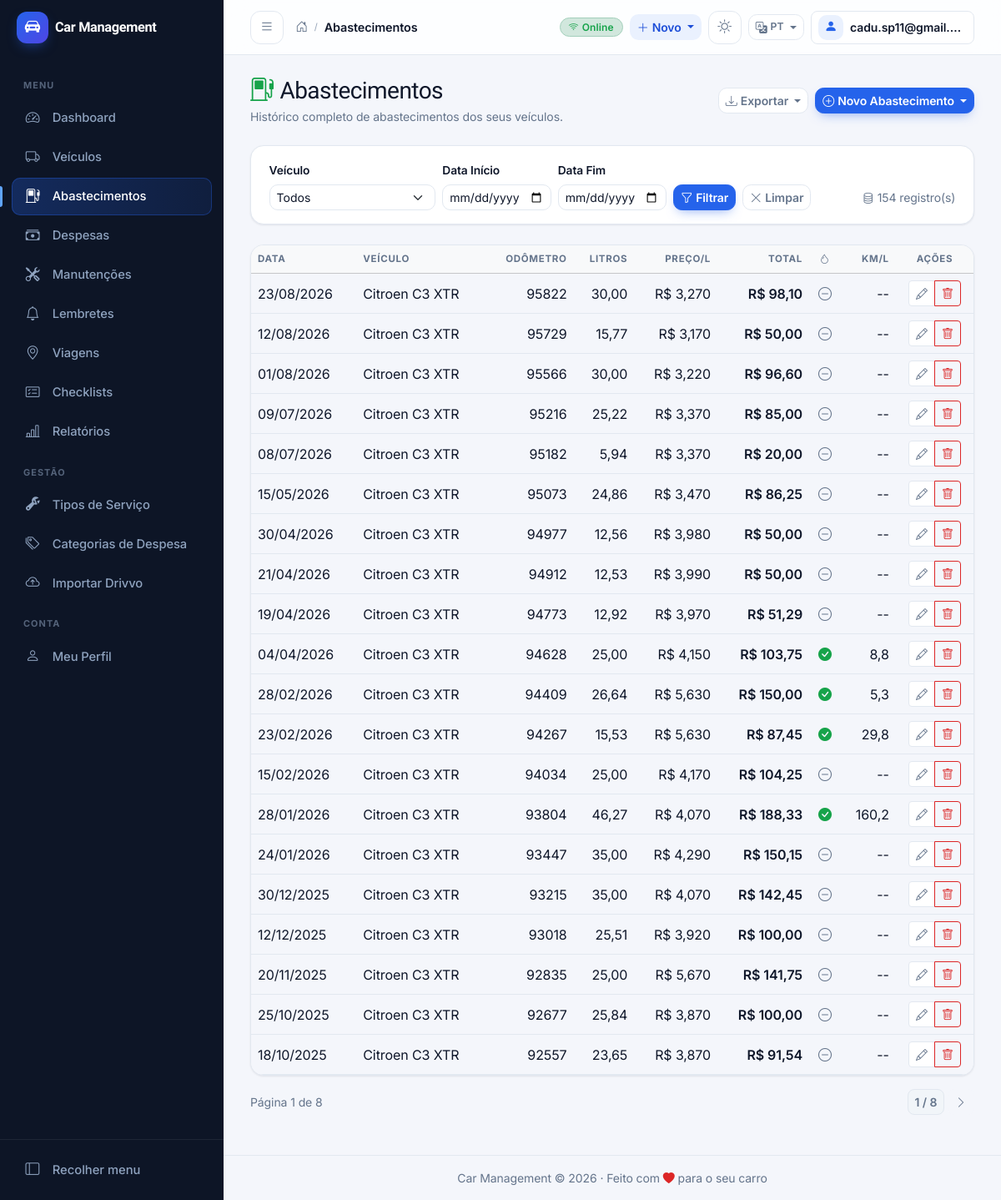
The page /fuel/ (signed in) on the database as committed earlier.
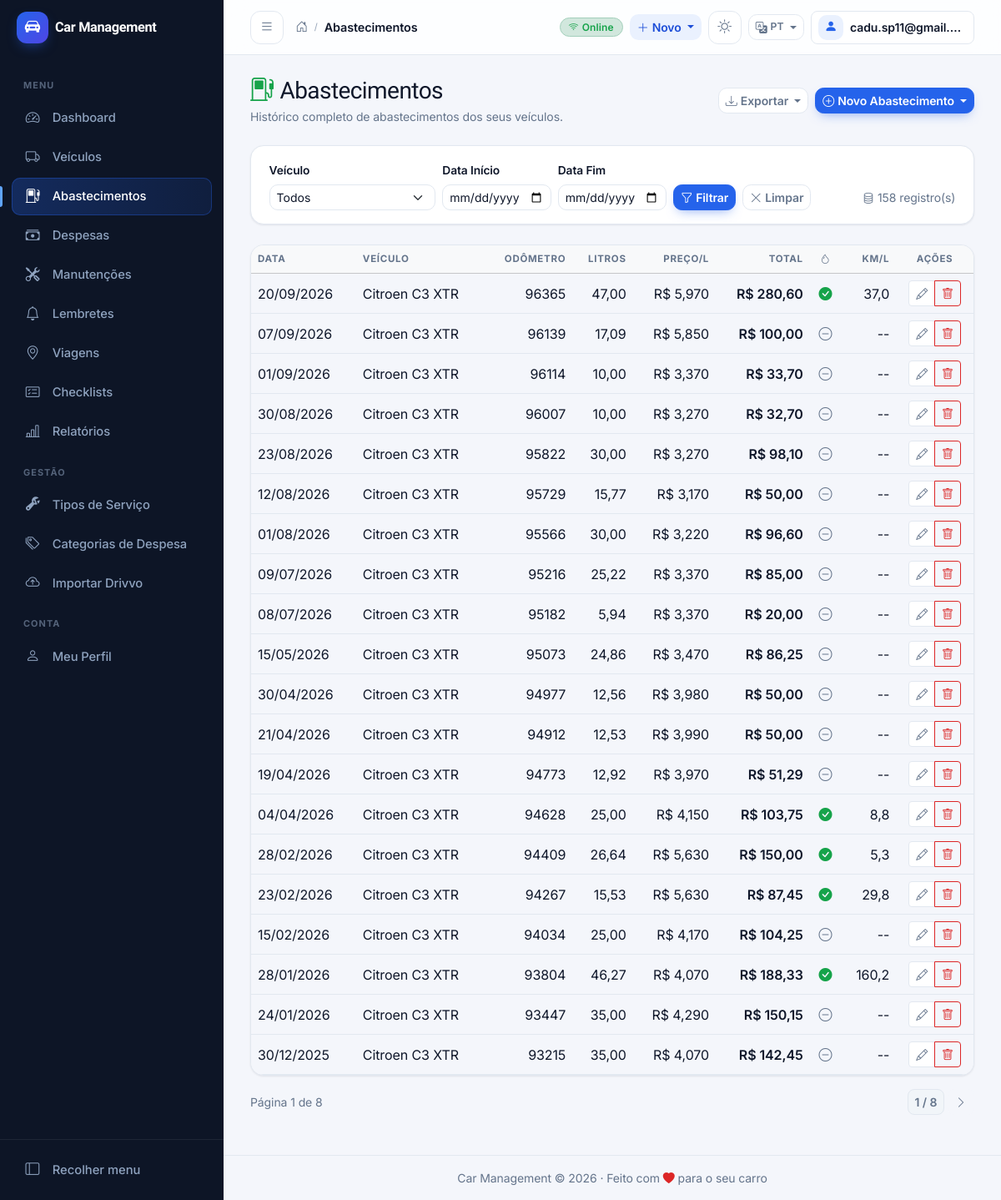
The same page on the database as committed later.
### apps/fuel/models.py (models this page shows, shortened)
class Refueling(models.Model):
    id = models.UUIDField(primary_key=True, default=uuid.uuid4, editable=False)
    vehicle = models.ForeignKey(
        "vehicles.Vehicle",
        on_delete=models.CASCADE,
        related_name="refuelings",
        verbose_name=_("vehicle"),
    )
    occurred_at = models.DateField(_("date"))
    station_name = models.CharField(
        _("station name"),
        max_length=100,
        blank=True,
        help_text=_("Name of the gas station"),
    )
    odometer = models.PositiveIntegerField(
        _("odometer (km)"),
        help_text=_("Current odometer reading"),
    )
    liters = models.DecimalField(
        _("liters"),
        max_digits=8,
        decimal_places=3,
        help_text=_("Amount of fuel in liters"),
    )
    total_amount = models.DecimalField(
        _("total amount"),
        max_digits=10,
        decimal_places=2,
        help_text=_("Total amount paid"),
    )
    price_per_liter = models.DecimalField(
        _("price per liter"),
        max_digits=8,
        decimal_places=4,
        blank=True,
        null=True,
        help_text=_("Price per liter (calculated if not provided)"),
    )
    fuel_type = models.ForeignKey(
        FuelType,
        on_delete=models.SET_NULL,
        null=True,
        blank=True,
        related_name="refuelings",
        verbose_name=_("fuel type"),
    )
    is_full_tank = models.BooleanField(
        _("full tank"),
        default=True,
        help_text=_("Was the tank filled to full?"),
    )
    is_partial = models.BooleanField(
        _("partial"),
        default=False,
        help_text=_("Was this a partial refueling?"),
    )
    missed_previous_fillup = models.BooleanField(
        _("missed previous fillup"),
        default=False,
        help_text=_("Did you miss recording the previous full tank?"),
    )
    notes = models.TextField(_("notes"), blank=True)
    attachment = models.FileField(
        _("attachment"),
        upload_to=fuel_attachment_upload_path,
        blank=True,
        null=True,
    )
    consumption_km_l = models.DecimalField(
        _("consumption (km/l)"),
        max_digits=8,
        decimal_places=2,
        blank=True,
        null=True,
        help_text=_("Calculated fuel consumption in km/l"),
    )
    distance_since_last_full = models.PositiveIntegerField(
        _("distance since last full"),
        blank=True,
        null=True,
        help_text=_("Distance traveled since last full tank"),
    )
    cost_per_km = models.DecimalField(
        _("cost per km"),
        max_digits=8,
        decimal_places=4,
        blank=True,
        null=True,
        help_text=_("Cost per kilometer"),
    )
    is_outlier = models.BooleanField(
        _("outlier"),
        default=False,
        help_text=_("Is this consumption an outlier?"),
    )
    created_at = models.DateTimeField(_("created at"), auto_now_add=True)
    updated_at = models.DateTimeField(_("updated at"), auto_now=True)
    class Meta:
        verbose_name = _("refueling")
        verbose_name_plural = _("refuelings")
        db_table = "fuel_refueling"
        ordering = ["-occurred_at", "-odometer"]
        indexes = [
            models.Index(fields=["vehicle", "occurred_at"]),
            models.Index(fields=["vehicle", "odometer"]),
            models.Index(fields=["vehicle", "is_full_tank", "occurred_at"]),
        ]

### apps/vehicles/models.py (models this page shows, shortened)
class Vehicle(models.Model):
    id = models.UUIDField(primary_key=True, default=uuid.uuid4, editable=False)
    owner_primary = models.ForeignKey(
        settings.AUTH_USER_MODEL,
        on_delete=models.CASCADE,
        related_name="vehicles",
        verbose_name=_("primary owner"),
    )
    name = models.CharField(_("name"), max_length=100)
    brand = models.CharField(_("brand"), max_length=100)
    model = models.CharField(_("model"), max_length=100)
    version = models.CharField(_("version"), max_length=100, blank=True)
    year = models.PositiveIntegerField(_("year"))
    plate = models.CharField(
        _("plate"),
        max_length=20,
        blank=True,
        help_text=_("Vehicle license plate"),
    )
    color = models.CharField(_("color"), max_length=50, blank=True)
    vehicle_type = models.CharField(
        _("vehicle type"),
        max_length=20,
        choices=VehicleType.choices,
        default=VehicleType.CAR,
    )
    fuel_control_type = models.CharField(
        _("fuel control type"),
        max_length=10,
        choices=FuelControlType.choices,
        default=FuelControlType.SINGLE,
    )
    initial_odometer = models.PositiveIntegerField(
        _("initial odometer"),
        default=0,
        help_text=_("Odometer reading when vehicle was added"),
    )
    current_odometer_cache = models.PositiveIntegerField(
        _("current odometer"),
        default=0,
        help_text=_("Cached current odometer reading (updated on each record)"),
    )
    is_active = models.BooleanField(_("active"), default=True)
    notes = models.TextField(_("notes"), blank=True)
    photo = models.ImageField(
        _("photo"),
        upload_to="vehicles/",
        blank=True,
        null=True,
    )
    created_at = models.DateTimeField(_("created at"), auto_now_add=True)
    updated_at = models.DateTimeField(_("updated at"), auto_now=True)
    class Meta:
        verbose_name = _("vehicle")
        verbose_name_plural = _("vehicles")
        db_table = "vehicles_vehicle"
        ordering = ["-created_at"]
        indexes = [
            models.Index(fields=["owner_primary", "is_active"]),
            models.Index(fields=["owner_primary", "name"]),
            models.Index(fields=["plate"]),
        ]

### apps/fuel/views.py (the view)
# urls.py: path("", views.RefuelingListView.as_view(), name="list"),
class RefuelingListView(LoginRequiredMixin, ListView):
    model = Refueling
    template_name = "fuel/refueling_list.html"
    context_object_name = "refuelings"
    paginate_by = 20
    def get_queryset(self):
        queryset = Refueling.objects.filter(
            vehicle__owner_primary=self.request.user,
        ).select_related("vehicle", "fuel_type")
        vehicle_id = self.request.GET.get("vehicle")
        if vehicle_id:
            queryset = queryset.filter(vehicle_id=vehicle_id)
        start_date = self.request.GET.get("start_date")
        end_date = self.request.GET.get("end_date")
        if start_date:
            queryset = queryset.filter(occurred_at__gte=start_date)
        if end_date:
            queryset = queryset.filter(occurred_at__lte=end_date)
        return queryset.order_by("-occurred_at", "-odometer")
    def get_context_data(self, **kwargs):
        context = super().get_context_data(**kwargs)
        context["vehicles"] = Vehicle.objects.filter(
            owner_primary=self.request.user,
            is_active=True,
        )
        context["selected_vehicle"] = self.request.GET.get("vehicle")
        return context

### templates/fuel/refueling_list.html (shortened to what the changed rows need)
{% extends "base.html" %}
{% block content %}
<div class="cm-page">
    <div class="d-flex flex-wrap justify-content-between align-items-center gap-2 mb-4">
        <div>
            <h1 class="h3 mb-1"><i class="bi bi-fuel-pump me-2 text-success"></i>Abastecimentos</h1>
        </div>
    </div>
    <div class="card mb-4">
        <div class="card-body py-3">
            <form method="get" class="row g-2 align-items-end"
                  hx-get="{% url 'fuel:list' %}"
                  hx-target="#fuelTableCard"
                  hx-select="#fuelTableCard"
                  hx-swap="outerHTML"
                  hx-trigger="change delay:350ms, submit">
                <div class="col-12 col-md-5 d-flex align-items-center gap-2">
                    <button type="submit" class="btn btn-sm btn-primary"><i class="bi bi-funnel me-1"></i>Filtrar</button>
                    <a href="{% url 'fuel:list' %}" class="btn btn-sm btn-outline-secondary"><i class="bi bi-x-lg me-1"></i>Limpar</a>
                    {% if page_obj %}
                    <span class="ms-auto text-muted small"><i class="bi bi-database me-1"></i>{{ page_obj.paginator.count }} registro(s)</span>
                    {% endif %}
                </div>
            </form>
        </div>
    </div>
    {% if refuelings %}
    <div id="fuelTableCard">
        <div class="d-none d-md-block">
            <div class="cm-table-wrap">
                <div class="cm-table-scroll">
                    <table class="table table-hover mb-0">
                        <thead class="table-light">
                            <tr>
                                <th>Data</th>
                                <th>Veículo</th>
                                <th class="text-end">Odômetro</th>
                                <th class="text-end">Litros</th>
                                <th class="text-end d-none d-md-table-cell">Preço/L</th>
                                <th class="text-end">Total</th>
                                <th class="text-center d-none d-md-table-cell" title="Tanque cheio"><i class="bi bi-droplet"></i></th>
                                <th class="text-end d-none d-lg-table-cell">km/l</th>
                                <th class="text-center">Ações</th>
                            </tr>
                        </thead>
                        <tbody>
                            {% for refueling in refuelings %}
                            <tr>
                                <td class="text-nowrap">{{ refueling.occurred_at|date:"d/m/Y" }}</td>
                                <td>{{ refueling.vehicle.name }}</td>
                                <td class="text-end">{{ refueling.odometer|default:"--" }}</td>
                                <td class="text-end">{{ refueling.liters|floatformat:2 }}</td>
                                <td class="text-end d-none d-md-table-cell">R$ {{ refueling.price_per_liter|floatformat:3 }}</td>
                                <td class="text-end fw-semibold">R$ {{ refueling.total_amount|floatformat:2 }}</td>
                                <td class="text-center d-none d-md-table-cell">
                                    {% if refueling.is_full_tank %}<i class="bi bi-check-circle-fill text-success" title="Tanque cheio"></i>
                                    {% else %}<i class="bi bi-dash-circle text-muted" title="Abastecimento parcial"></i>{% endif %}
                                </td>
                                <td class="text-end d-none d-lg-table-cell">{% if refueling.consumption_km_l %}{{ refueling.consumption_km_l|floatformat:1 }}{% else %}--{% endif %}</td>
                                <td class="text-center">
                                    <div class="btn-group btn-group-sm">
                                        <a href="{% url 'fuel:update' refueling.id %}" class="btn btn-outline-secondary" aria-label="Editar abastecimento" title="Editar"><i class="bi bi-pencil"></i></a>
                                        <button type="button" class="btn btn-outline-danger" aria-label="Excluir abastecimento" title="Excluir" data-bs-toggle="modal" data-bs-target="#deleteModal{{ refueling.id }}"><i class="bi bi-trash"></i></button>
                                    </div>
                                </td>
                            </tr>
                            {% empty %}
                            <tr>
                                <td colspan="9" class="text-center text-muted py-4">Nenhum abastecimento encontrado para os filtros selecionados.</td>
                            </tr>
                            {% endfor %}
                        </tbody>
                    </table>
                </div>
            </div>
        </div>
    </div>
    {% endif %}
</div>
{% endblock %}

Rows that differ between the two databases and show on the page:
no longer on this page (row unchanged): Refueling: occurred_at "12/12/2025", vehicle.name "Citroen C3 XTR", odometer "93018", liters "25,51", price_per_liter "3,920", total_amount "100,00", is_full_tank False (drawn)
no longer on this page (row unchanged): Refueling: occurred_at "20/11/2025", vehicle.name "Citroen C3 XTR", odometer "92835", liters "25,00", price_per_liter "5,670", total_amount "141,75", is_full_tank False (drawn)
no longer on this page (row unchanged): Refueling: occurred_at "25/10/2025", vehicle.name "Citroen C3 XTR", odometer "92677", liters "25,84", price_per_liter "3,870", total_amount "100,00", is_full_tank False (drawn)
no longer on this page (row unchanged): Refueling: occurred_at "18/10/2025", vehicle.name "Citroen C3 XTR", odometer "92557", liters "23,65", price_per_liter "3,870", total_amount "91,54", is_full_tank False (drawn)
added Refueling: occurred_at "20/09/2026", vehicle.name "Citroen C3 XTR", odometer "96365", liters "47,00", price_per_liter "5,970", total_amount "280,60", is_full_tank True (drawn), consumption_km_l "37,0"
added Refueling: occurred_at "07/09/2026", vehicle.name "Citroen C3 XTR", odometer "96139", liters "17,09", price_per_liter "5,850", total_amount "100,00", is_full_tank False (drawn)
added Refueling: occurred_at "01/09/2026", vehicle.name "Citroen C3 XTR", odometer "96114", liters "10,00", price_per_liter "3,370", total_amount "33,70", is_full_tank False (drawn)
added Refueling: occurred_at "30/08/2026", vehicle.name "Citroen C3 XTR", odometer "96007", liters "10,00", price_per_liter "3,270", total_amount "32,70", is_full_tank False (drawn)
Other text that changed with them:
{{ page_obj.paginator.count }}: "154" → "158"
